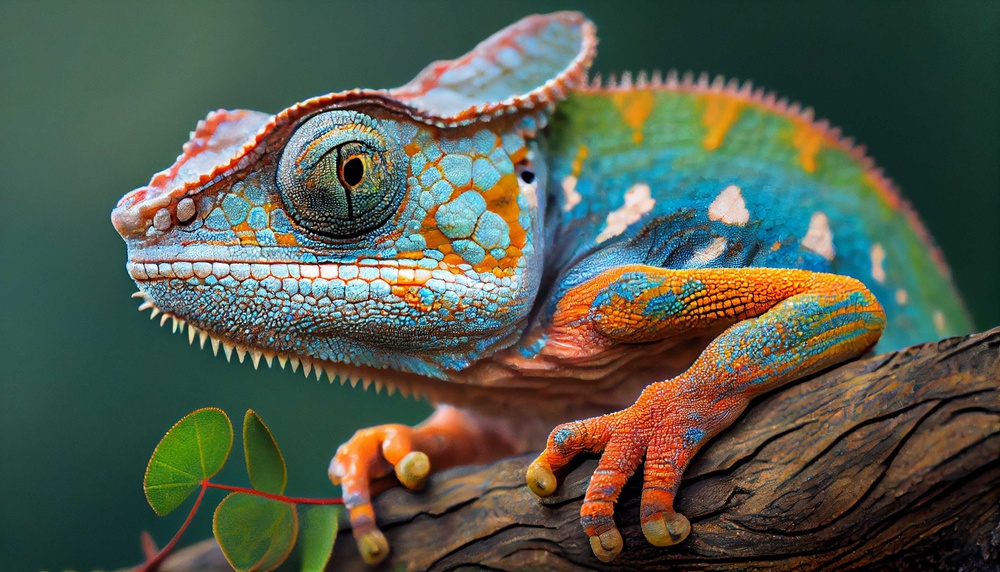
#> input picture data/input_image.jpg, 1000 x 572 px, shrunk from 3919 x 2240 before the run
$ jupyter execute task3_rotation.ipynb
#> lines starting #> are read from the running program, lines starting #| are printed output that depends on the picture
Task 3 : Rotate an image by 45 and 90 degrees.

Import Required Libraries

[cell 1]
import cv2
import numpy as np
from PIL import Image
import matplotlib.pyplot as plt
import os

Load the Image

[cell 2]
image_path = '../data/input_image.jpg'  # Adjust if needed

# Load image in RGB
img = cv2.cvtColor(cv2.imread(image_path), cv2.COLOR_BGR2RGB)

plt.imshow(img)
plt.title("Original Image")
plt.axis('off')
plt.show()

Define Rotation Function

[cell 3]
def rotate_image(image, angle):

    """Rotate an image around its center by given angle. The canvas size is adjusted to fit the whole image."""
#> called with angle = 45

    (h, w) = image.shape[:2]
#> h = 572; w = 1000
    center = (w // 2, h // 2)
#> center = (500, 286)

    # Get the rotation matrix
    M = cv2.getRotationMatrix2D(center, angle, 1.0)

    # Calculate the new bounding dimensions
    cos = np.abs(M[0, 0])
#> cos = 0.707
    sin = np.abs(M[0, 1])
#> sin = 0.707
    new_w = int((h * sin) + (w * cos))
#> new_w = 1111
    new_h = int((h * cos) + (w * sin))
#> new_h = 1111

    # Adjust the rotation matrix to consider translation
    M[0, 2] += (new_w / 2) - center[0]
    M[1, 2] += (new_h / 2) - center[1]

    # Perform the rotation
    rotated = cv2.warpAffine(image, M, (new_w, new_h), borderMode=cv2.BORDER_REPLICATE)
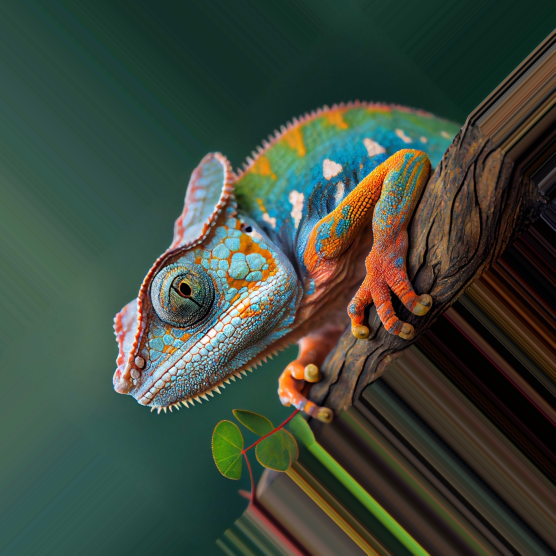
#> rotated: shape (1111, 1111, 3) (shown at 1/2 size); mean R, G, B 61.4, 72.9, 60.3
    return rotated

Apply Rotations

[cell 4]
rotated_45 = rotate_image(img, 45)
rotated_90 = rotate_image(img, 90)
#> call 2 of rotate_image, with angle = 90
#> in rotate_image (call 2), `rotated = cv2.warpAffine(image, M, (new_w, new_h), borderMode=cv2.BORD..`:
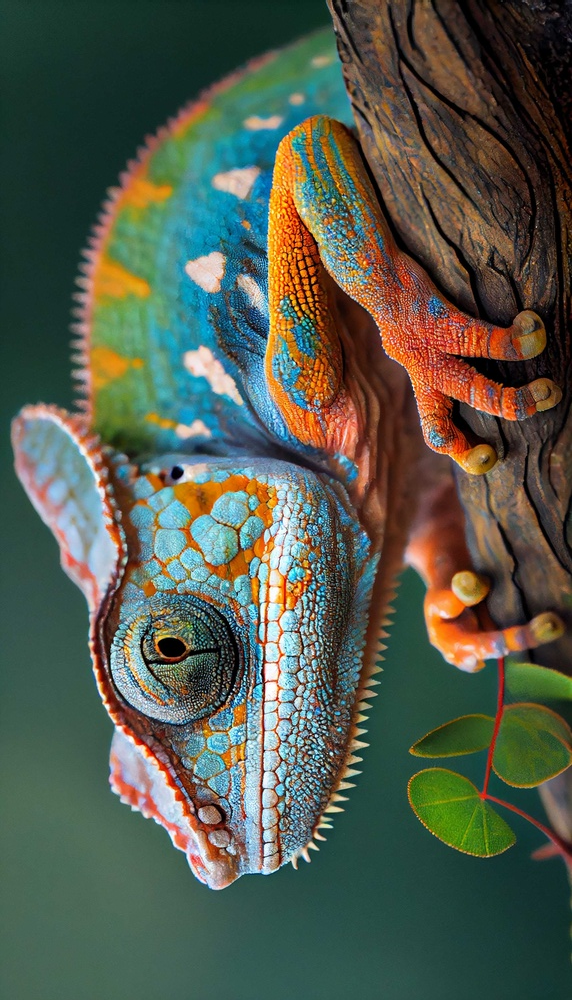
#> rotated: shape (1000, 572, 3); mean R, G, B 83.2, 90.5, 76

Display Results

[cell 5]
plt.figure(figsize=(18, 6))

plt.subplot(1, 3, 1)
plt.imshow(img)
plt.title("Original")
plt.axis('off')

plt.subplot(1, 3, 2)
plt.imshow(rotated_45)
plt.title("Rotated 45°")
plt.axis('off')

plt.subplot(1, 3, 3)
plt.imshow(rotated_90)
plt.title("Rotated 90°")
plt.axis('off')

plt.show()
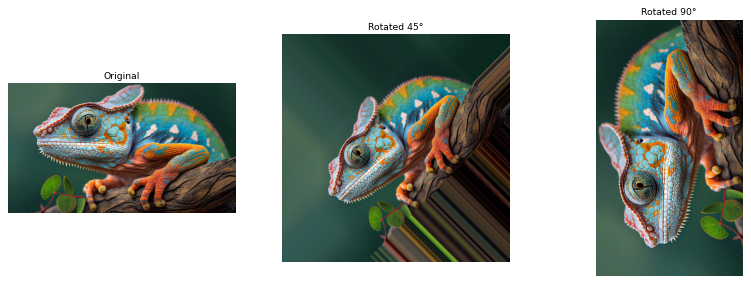
#> figure drawn by matplotlib, 3 panels
